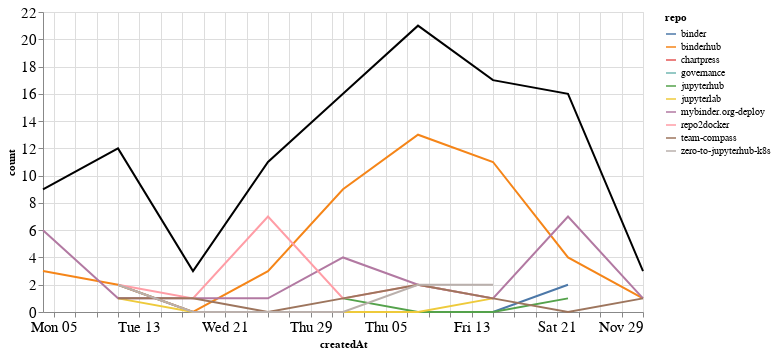

This figure's notebook cell:
### Markdown cell above
## Comments

### Code cell
comments_time = comments.groupby('repo').resample('W', on='createdAt').count()['author'].reset_index()
comments_time = comments_time.rename(columns={'author': 'count'})
comments_time_total = comments_time.groupby('createdAt').agg({"count": "sum"}).reset_index()
ch1 = alt.Chart(comments_time, width=600).mark_line().encode(
    x='createdAt',
    y='count',
    color='repo',
    tooltip="repo"
)

ch2 = alt.Chart(comments_time_total, width=600).mark_line(color="black").encode(
    x='createdAt',
    y='count',
)

ch1 + ch2

### Figure 1 — Vega-Lite specification as saved in the notebook (floating-point values rounded to 4 significant figures)
{"config": {"axisLeft": {"labelFontSize": 15}, "axisBottom": {"labelFontSize": 15}}, "layer": [{"data": {"name": "data-774454d4608a3621881d37e133fafa1a"}, "mark": "line", "encoding": {"color": {"type": "nominal", "field": "repo"}, "tooltip": {"type": "nominal", "field": "repo"}, "x": {"type": "temporal", "field": "createdAt"}, "y": {"type": "quantitative", "field": "count"}}, "width": 600}, {"data": {"name": "data-535a2d5389b29294429475e9d78887b2"}, "mark": {"type": "line", "color": "black"}, "encoding": {"x": {"type": "temporal", "field": "createdAt"}, "y": {"type": "quantitative", "field": "count"}}, "width": 600}], "$schema": "https://vega.github.io/schema/vega-lite/v4.8.1.json", "datasets": {"data-774454d4608a3621881d37e133fafa1a": [{"repo": "binder", "createdAt": "2020-10-11T00:00:00", "count": 2}, {"repo": "binder", "createdAt": "2020-10-18T00:00:00", "count": 0}, {"repo": "binder", "createdAt": "2020-10-25T00:00:00", "count": 0}, {"repo": "binder", "createdAt": "2020-11-01T00:00:00", "count": 0}, {"repo": "binder", "createdAt": "2020-11-08T00:00:00", "count": 0}, {"repo": "binder", "createdAt": "2020-11-15T00:00:00", "count": 0}, {"repo": "binder", "createdAt": "2020-11-22T00:00:00", "count": 2}, {"repo": "binderhub", "createdAt": "2020-10-04T00:00:00", "count": 3}, {"repo": "binderhub", "createdAt": "2020-10-11T00:00:00", "count": 2}, {"repo": "binderhub", "createdAt": "2020-10-18T00:00:00", "count": 0}, {"repo": "binderhub", "createdAt": "2020-10-25T00:00:00", "count": 3}, {"repo": "binderhub", "createdAt": "2020-11-01T00:00:00", "count": 9}, {"repo": "binderhub", "createdAt": "2020-11-08T00:00:00", "count": 13}, {"repo": "binderhub", "createdAt": "2020-11-15T00:00:00", "count": 11}, {"repo": "binderhub", "createdAt": "2020-11-22T00:00:00", "count": 4}, {"repo": "binderhub", "createdAt": "2020-11-29T00:00:00", "count": 1}, {"repo": "chartpress", "createdAt": "2020-11-22T00:00:00", "count": 2}, {"repo": "governance", "createdAt": "2020-10-11T00:00:00", "count": 1}, {"repo": "jupyterhub", "createdAt": "2020-11-01T00:00:00", "count": 1}, {"repo": "jupyterhub", "createdAt": "2020-11-08T00:00:00", "count": 0}, {"repo": "jupyterhub", "createdAt": "2020-11-15T00:00:00", "count": 0}, {"repo": "jupyterhub", "createdAt": "2020-11-22T00:00:00", "count": 1}, {"repo": "jupyterlab", "createdAt": "2020-10-11T00:00:00", "count": 1}, {"repo": "jupyterlab", "createdAt": "2020-10-18T00:00:00", "count": 0}, {"repo": "jupyterlab", "createdAt": "2020-10-25T00:00:00", "count": 0}, {"repo": "jupyterlab", "createdAt": "2020-11-01T00:00:00", "count": 0}, {"repo": "jupyterlab", "createdAt": "2020-11-08T00:00:00", "count": 0}, {"repo": "jupyterlab", "createdAt": "2020-11-15T00:00:00", "count": 1}, {"repo": "mybinder.org-deploy", "createdAt": "2020-10-04T00:00:00", "count": 6}, {"repo": "mybinder.org-deploy", "createdAt": "2020-10-11T00:00:00", "count": 1}, {"repo": "mybinder.org-deploy", "createdAt": "2020-10-18T00:00:00", "count": 1}, {"repo": "mybinder.org-deploy", "createdAt": "2020-10-25T00:00:00", "count": 1}, {"repo": "mybinder.org-deploy", "createdAt": "2020-11-01T00:00:00", "count": 4}, {"repo": "mybinder.org-deploy", "createdAt": "2020-11-08T00:00:00", "count": 2}, {"repo": "mybinder.org-deploy", "createdAt": "2020-11-15T00:00:00", "count": 1}, {"repo": "mybinder.org-deploy", "createdAt": "2020-11-22T00:00:00", "count": 7}, {"repo": "mybinder.org-deploy", "createdAt": "2020-11-29T00:00:00", "count": 1}, {"repo": "repo2docker", "createdAt": "2020-10-11T00:00:00", "count": 2}, {"repo": "repo2docker", "createdAt": "2020-10-18T00:00:00", "count": 1}, {"repo": "repo2docker", "createdAt": "2020-10-25T00:00:00", "count": 7}, {"repo": "repo2docker", "createdAt": "2020-11-01T00:00:00", "count": 1}, {"repo": "repo2docker", "createdAt": "2020-11-08T00:00:00", "count": 2}, {"repo": "repo2docker", "createdAt": "2020-11-15T00:00:00", "count": 1}, {"repo": "team-compass", "createdAt": "2020-10-11T00:00:00", "count": 1}, {"repo": "team-compass", "createdAt": "2020-10-18T00:00:00", "count": 1}, {"repo": "team-compass", "createdAt": "2020-10-25T00:00:00", "count": 0}, {"repo": "team-compass", "createdAt": "2020-11-01T00:00:00", "count": 1}, {"repo": "team-compass", "createdAt": "2020-11-08T00:00:00", "count": 2}, {"repo": "team-compass", "createdAt": "2020-11-15T00:00:00", "count": 1}, {"repo": "team-compass", "createdAt": "2020-11-22T00:00:00", "count": 0}, {"repo": "team-compass", "createdAt": "2020-11-29T00:00:00", "count": 1}, {"repo": "zero-to-jupyterhub-k8s", "createdAt": "2020-10-11T00:00:00", "count": 2}, {"repo": "zero-to-jupyterhub-k8s", "createdAt": "2020-10-18T00:00:00", "count": 0}, {"repo": "zero-to-jupyterhub-k8s", "createdAt": "2020-10-25T00:00:00", "count": 0}, {"repo": "zero-to-jupyterhub-k8s", "createdAt": "2020-11-01T00:00:00", "count": 0}, {"repo": "zero-to-jupyterhub-k8s", "createdAt": "2020-11-08T00:00:00", "count": 2}, {"repo": "zero-to-jupyterhub-k8s", "createdAt": "2020-11-15T00:00:00", "count": 2}], "data-535a2d5389b29294429475e9d78887b2": [{"createdAt": "2020-10-04T00:00:00", "count": 9}, {"createdAt": "2020-10-11T00:00:00", "count": 12}, {"createdAt": "2020-10-18T00:00:00", "count": 3}, {"createdAt": "2020-10-25T00:00:00", "count": 11}, {"createdAt": "2020-11-01T00:00:00", "count": 16}, {"createdAt": "2020-11-08T00:00:00", "count": 21}, {"createdAt": "2020-11-15T00:00:00", "count": 17}, {"createdAt": "2020-11-22T00:00:00", "count": 16}, {"createdAt": "2020-11-29T00:00:00", "count": 3}]}}
